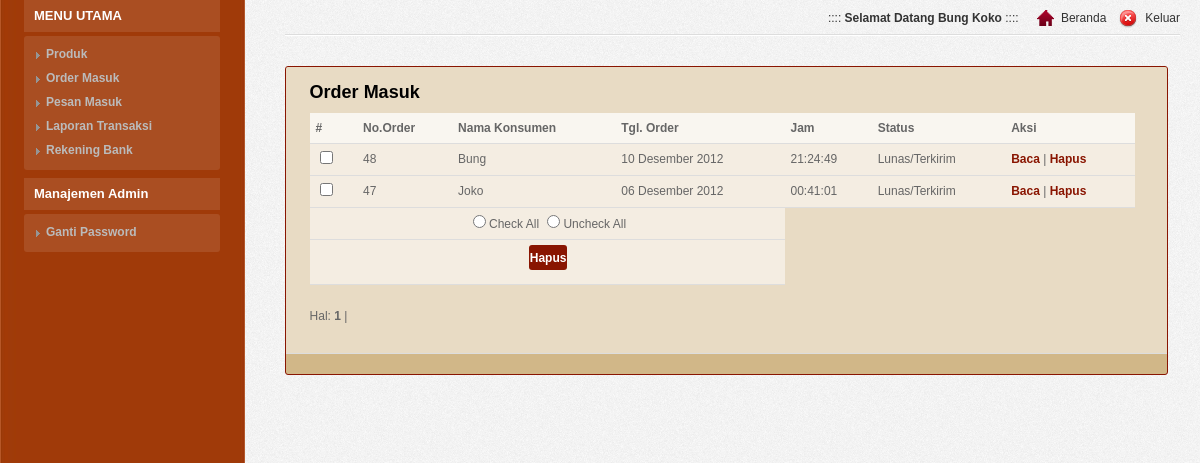
/tb-admin/home.php?module=order (signed in), run on the app's committed database.
### tables this page shows
CREATE TABLE IF NOT EXISTS `orders` (
  `id_orders` int(5) NOT NULL AUTO_INCREMENT,
  `nama_kustomer` varchar(100) NOT NULL,
  `alamat` text NOT NULL,
  `telpon` varchar(20) NOT NULL,
  `email` varchar(50) NOT NULL,
  `status_order` varchar(50) NOT NULL DEFAULT 'Baru',
  `tgl_order` date NOT NULL,
  `jam_order` time NOT NULL,
  `id_kota` int(3) NOT NULL,
  PRIMARY KEY (`id_orders`)
);

### config/fungsi_indotgl.php (called while the page is built, shortened)
<?php
	function tgl_indo($tgl){
			$tanggal = substr($tgl,8,2);
			$bulan = getBulan(substr($tgl,5,2));
			$tahun = substr($tgl,0,4);
			return $tanggal.' '.$bulan.' '.$tahun;
	}
	function getBulan($bln){
				switch ($bln){
					case 12:
						return "Desember";
						break;
				}
			}
?>

### tb-admin/modul/order/order.php (the view, shortened to what this page needs)
<?php
 if (empty($_SESSION['username']) AND empty($_SESSION['passuser'])){
  echo "<link href='style.css' rel='stylesheet' type='text/css'>
 <center>Untuk mengakses modul, Anda harus login <br>";
  echo "<a href=../../index.php><b>LOGIN</b></a></center>";
}
else{
$aksi="modul/order/aksi_order.php";
switch($_GET[act]){
  default:
    echo "<form action=modul/mod_order/aksi_alldel.php method=POST>";
    echo "<h2>Order Masuk</h2>
          <table>
          <tr><th>#</th><th>No.Order</th><th>Nama Konsumen</th><th>Tgl. Order</th><th>Jam</th><th>Status</th><th>Aksi</th></tr>";
    $p      = new Paging;
    $batas  = 10;
    $posisi = $p->cariPosisi($batas);
    $tampil = mysql_query("SELECT * FROM orders ORDER BY id_orders DESC LIMIT $posisi,$batas");
    $no=0;
    while($r=mysql_fetch_array($tampil)){
      $tanggal=tgl_indo($r[tgl_order]);
      echo "<tr><td><input type=checkbox name=cek[] value=$r[id_orders] id=id$no></td>
	            <td >$r[id_orders]</td>
                <td>$r[nama_kustomer]</td>
				<td>$tanggal</td>
                <td>$r[jam_order]</td>
                <td>$r[status_order]</td>
		            <td><a href=?module=order&act=detailorder&id=$r[id_orders]><b>Baca</b></a> |
		                <a href=$aksi?module=order&act=hapus&id=$r[id_orders]><b>Hapus</b></a></td></tr>";
      $no++;
    }
    echo "<tr><td colspan=4 align=center>
<input type=radio name=pilih onClick='for (i=0;i<$no;i++){document.getElementById(\"id\"+i).checked=true;}'>Check All
<input type=radio name=pilih onClick='for (i=0;i<$no;i++){document.getElementById(\"id\"+i).checked=false;}'>Uncheck All
</td></tr>
<tr><td colspan=4 align=center><input type=submit class='tombol' value=Hapus></td>
</tr></table></form>";
    $jmldata = mysql_num_rows(mysql_query("SELECT * FROM orders"));
    $jmlhalaman  = $p->jumlahHalaman($jmldata, $batas);
    $linkHalaman = $p->navHalaman($_GET[halaman], $jmlhalaman);
    echo "<div class=paging>Hal: $linkHalaman</div><br>";
    break;
 }
}
?>

### tb-admin/css/screen.css (style rules this page uses)
html { background: url('../images/main.gif') top left #EEEEEE; }
body { background: url('../images/sidebar.jpg') top left repeat-y; min-width: 1000px; min-height: 900px; text-align: left; margin: 0px; font-family: arial; font-size: 12px; color: #666666; }
a { color:#891501; text-decoration: none; }
h2 { color: #000; font-size: 18px; font-weight: bold; padding-top: 10px; margin-bottom: 10px; }
.page table { width: 100%; margin: 0px; margin-bottom: 20px; }
.page th { background: url('../images/header.gif') top left repeat-x #FFFFFF; border-bottom: 1px solid #DDDDDD; text-align: left; line-height: 22px; padding: 4px 6px 4px 6px; color: #333333; white-space: nowrap; }
.page td { background: url('../images/bck_white_50.png') top left; border-bottom: 1px solid #DDDDDD; line-height: 22px; padding: 4px 6px 4px 6px; }
.page tbody th { background: url('../images/bck_white_75.png') top left; font-weight: bold; white-space: nowrap; color: #666666; }
form { width: 100%; }
.tombol { border:0; background:#891501; color:#FFF; -webkit-border-radius:3px; -moz-border-radius:3px; margin:1px 0 10px 2px; padding:1px; cursor:pointer; font-weight:bold; font-size: 12px; height: 25px; }

### data on the page
orders: id_orders "48", nama_kustomer "Bung", tgl_order "10 Desember 2012", jam_order "21:24:49", status_order "Lunas/Terkirim"
orders: id_orders "47", nama_kustomer "Joko", tgl_order "06 Desember 2012", jam_order "00:41:01", status_order "Lunas/Terkirim"

### other printed values
$_SESSION[namalengkap] "Bung Koko"
